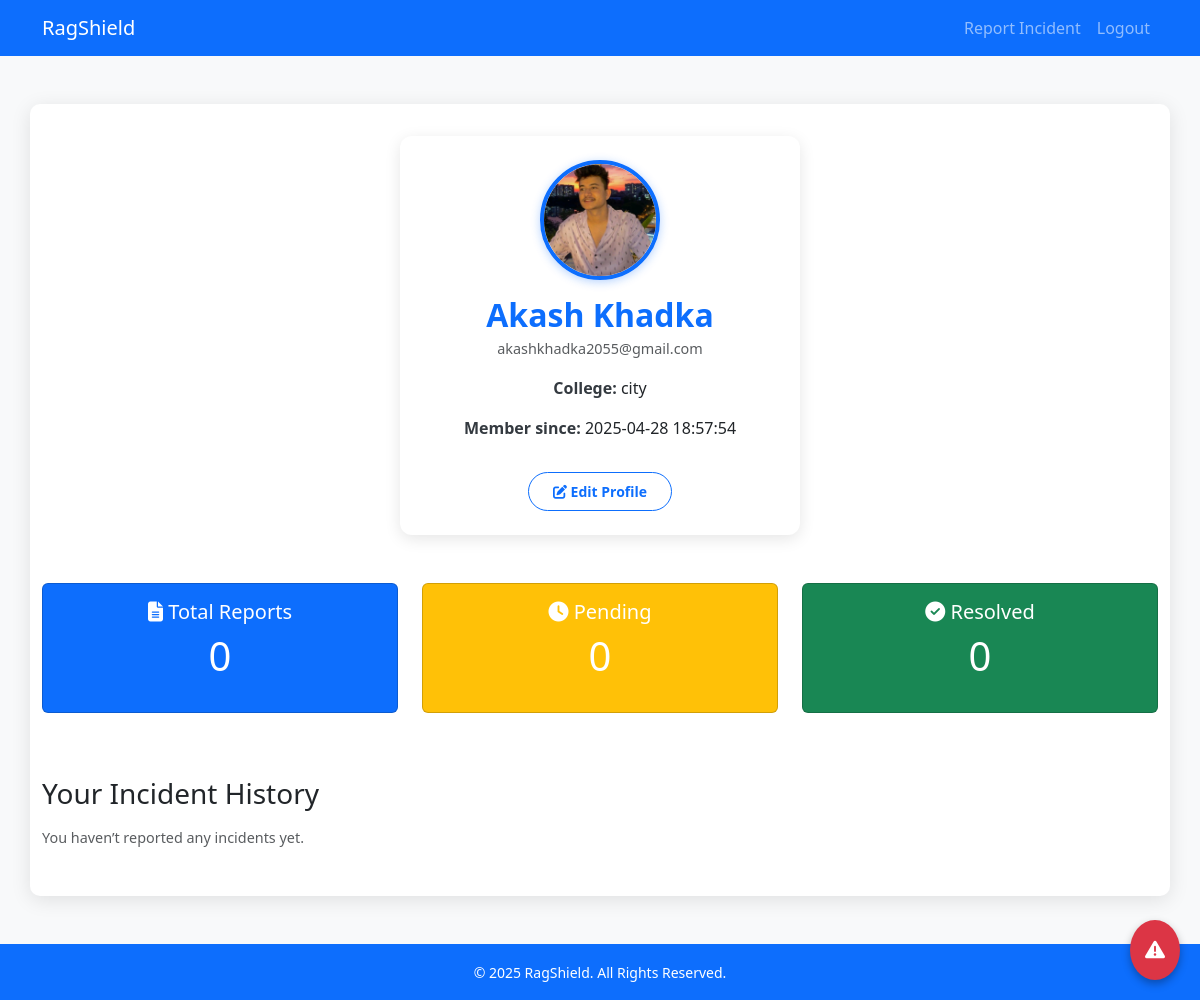
Page /profile (signed in) on the earlier database version.
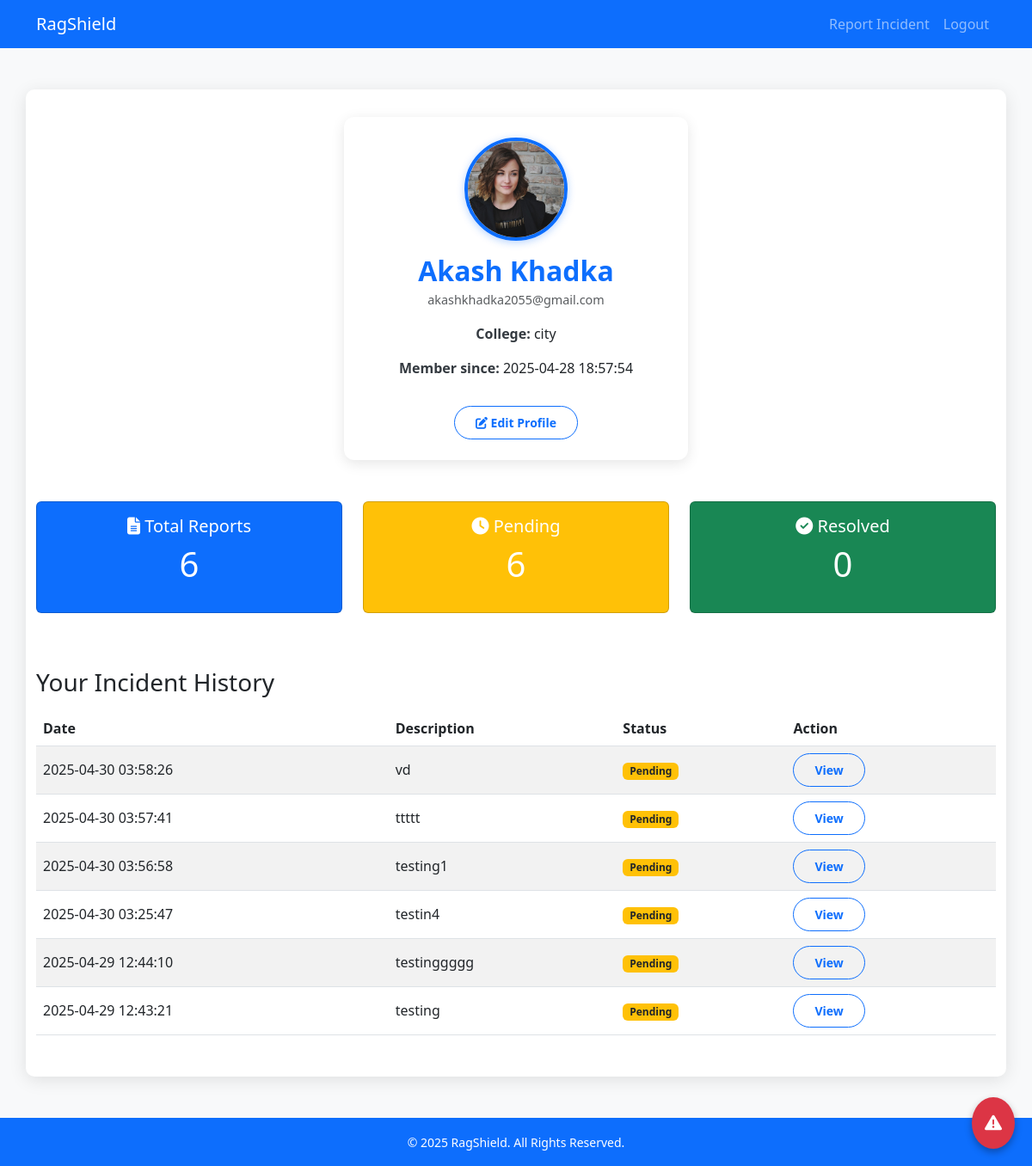
Same page on the later database version.
### app.py (models this page shows)
class User(db.Model):
    id = db.Column(db.Integer, primary_key=True)
    name = db.Column(db.String(100), nullable=False)
    email = db.Column(db.String(100), unique=True, nullable=False)
    password = db.Column(db.String(100), nullable=False)
    college_name = db.Column(db.String(100), nullable=False)
    id_card = db.Column(db.String(100))
    registration_date = db.Column(db.DateTime, default=db.func.current_timestamp())

class Incident(db.Model):
    id = db.Column(db.Integer, primary_key=True)
    user_id = db.Column(db.Integer, db.ForeignKey('user.id'), nullable=False)
    description = db.Column(db.Text, nullable=False)
    file_paths = db.Column(db.Text)
    status = db.Column(db.String(20), default='pending')  # Added status column
    report_date = db.Column(db.DateTime, default=db.func.current_timestamp())

### app.py (the view)
@app.route('/profile')
def profile():
    user_id = session.get('user_id')
    app.logger.debug(f"profile route accessed, session user_id: {user_id}")
    print(f"DEBUG: profile route accessed, session user_id: {user_id}")
    if not user_id:
        flash('Please log in to access your profile.', 'warning')
        return redirect(url_for('login'))
    user = User.query.get(user_id)
    if not user:
        flash('User not found.', 'danger')
        return redirect(url_for('login'))
    total_reports = Incident.query.filter_by(user_id=user_id).count()
    pending_reports = Incident.query.filter_by(user_id=user_id, status='pending').count()
    resolved_reports = Incident.query.filter_by(user_id=user_id, status='resolved').count()
    stats = {
        'total_reports': total_reports,
        'pending_reports': pending_reports,
        'resolved_reports': resolved_reports
    }
    incidents = Incident.query.filter_by(user_id=user_id).order_by(Incident.report_date.desc()).all()
    return render_template('profile.html', user=user, stats=stats, incidents=incidents)

### templates/profile.html (shortened to what the changed rows need)
<!DOCTYPE html>
<html lang="en">
<head>
  <link href="https://cdn.jsdelivr.net/npm/bootstrap@5.3.0/dist/css/bootstrap.min.css" rel="stylesheet"/>
  <link href="https://cdn.jsdelivr.net/npm/aos@2.3.4/dist/aos.css" rel="stylesheet"/>
  <link rel="stylesheet" href="https://cdnjs.cloudflare.com/ajax/libs/font-awesome/6.4.0/css/all.min.css"/>
</head>
<body>
  <main class="container my-5" data-aos="fade-up">
    <div class="profile-card p-4 text-center mb-5" data-aos="fade-down">
      {% if user.id_card %}
        <img src="{{ url_for('static',filename='uploads/'+user.id_card) }}"
             alt="ID Card" class="profile-pic mb-3">
      {% else %}
        <img src="{{ url_for('static',filename='images/profile-placeholder.png') }}"
             alt="Profile" class="profile-pic mb-3">
      {% endif %}
      <h2>{{ user.name }}</h2>
      <p class="text-muted">{{ user.email }}</p>
      <p><strong>College:</strong> {{ user.college_name }}</p>
      <p><strong>Member since:</strong> {{ user.registration_date }}</p>
      <a href="{{ url_for('edit_profile') }}" class="btn btn-outline-primary btn-sm mt-3">
        <i class="fas fa-edit"></i> Edit Profile
      </a>
    </div>
    <div class="row mb-5" data-aos="fade-up">
      <div class="col-md-4">
        <div class="card stat-card text-white bg-primary mb-3">
          <div class="card-body">
            <h5><i class="fas fa-file-alt"></i> Total Reports</h5>
            <p class="display-6">{{ stats.total_reports }}</p>
          </div>
        </div>
      </div>
      <div class="col-md-4">
        <div class="card stat-card text-white bg-warning mb-3">
          <div class="card-body">
            <h5><i class="fas fa-clock"></i> Pending</h5>
            <p class="display-6">{{ stats.pending_reports }}</p>
          </div>
        </div>
      </div>
    </div>
    <div data-aos="fade-up">
      <h3 class="mb-3">Your Incident History</h3>
      {% if incidents %}
        <div class="table-responsive">
          <table class="table table-striped reports-table">
            <thead>
              <tr><th>Date</th><th>Description</th><th>Status</th><th>Action</th></tr>
            </thead>
            <tbody>
              {% for rpt in incidents %}
              <tr>
                <td>{{ rpt.report_date }}</td>
                <td>{{ rpt.description|truncate(50) }}</td>
                <td>
                  {% if rpt.status=='pending' %}
                    <span class="badge bg-warning text-dark">Pending</span>
                  {% else %}
                    <span class="badge bg-success">Resolved</span>
                  {% endif %}
                </td>
                <td>
                  <button class="btn btn-sm btn-outline-primary view-incident-btn" data-incident-id="{{ rpt.id }}">View</button>
                </td>
              </tr>
              {% endfor %}
            </tbody>
          </table>
        </div>
      {% else %}
        <p class="text-muted">You haven’t reported any incidents yet.</p>
      {% endif %}
    </div>
  </main>
</body>
</html>

Differences in the rows shown:
changed User "Akash Khadka": id_card: a different picture
added Incident: report_date "2025-04-30 03:58:26", description "vd", status "Pending"
added Incident: report_date "2025-04-30 03:57:41", description "ttttt", status "Pending"
added Incident: report_date "2025-04-30 03:56:58", description "testing1", status "Pending"
added Incident: report_date "2025-04-30 03:25:47", description "testin4", status "Pending"
added Incident: report_date "2025-04-29 12:44:10", description "testinggggg", status "Pending"
added Incident: report_date "2025-04-29 12:43:21", description "testing", status "Pending"
Other differences:
{{ stats.total_reports }}: "0" → "6"
{{ stats.pending_reports }}: "0" → "6"
text no longer shown: "You haven’t reported any incidents yet."
text now shown: "Date Description Status Action"
